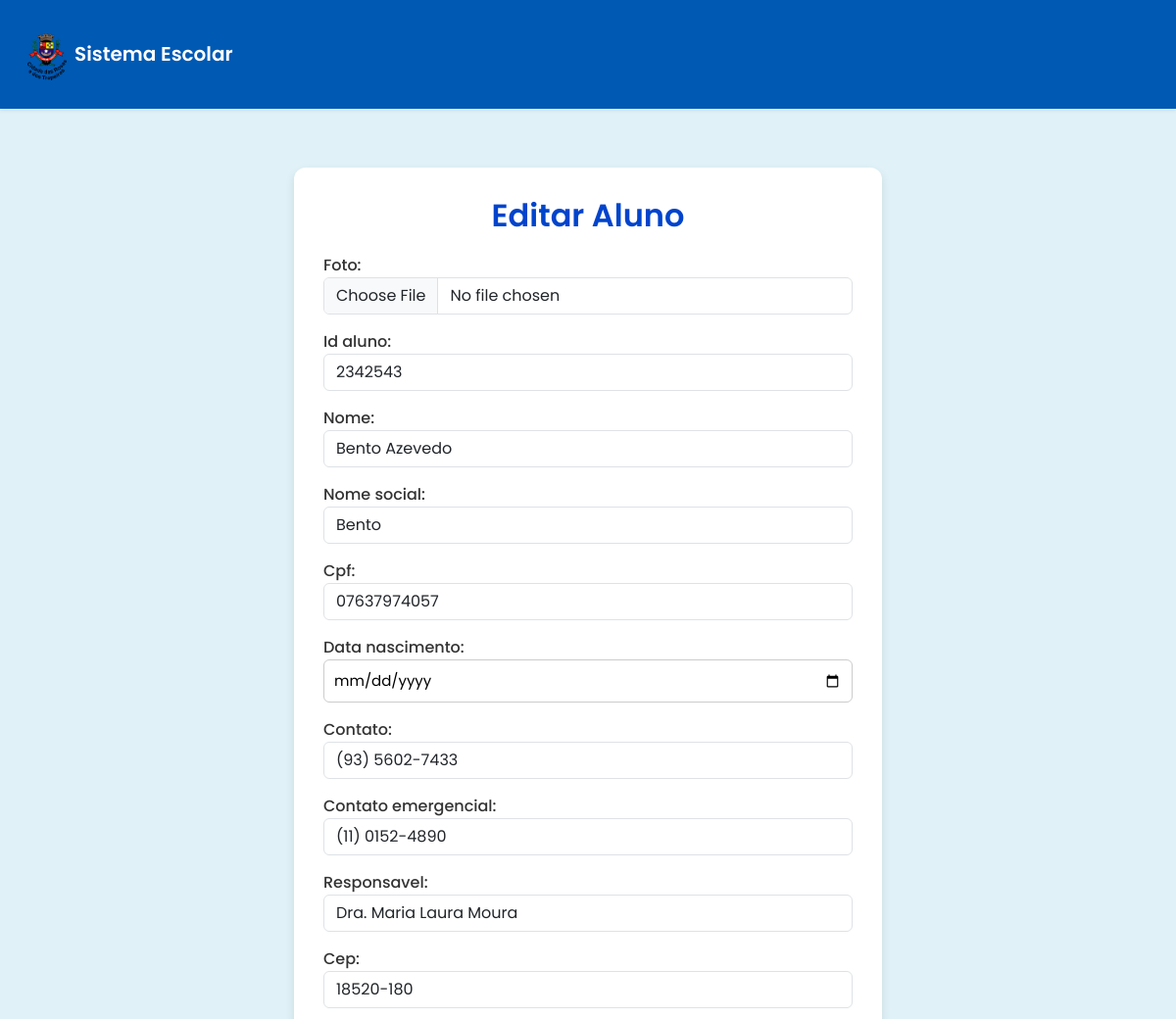
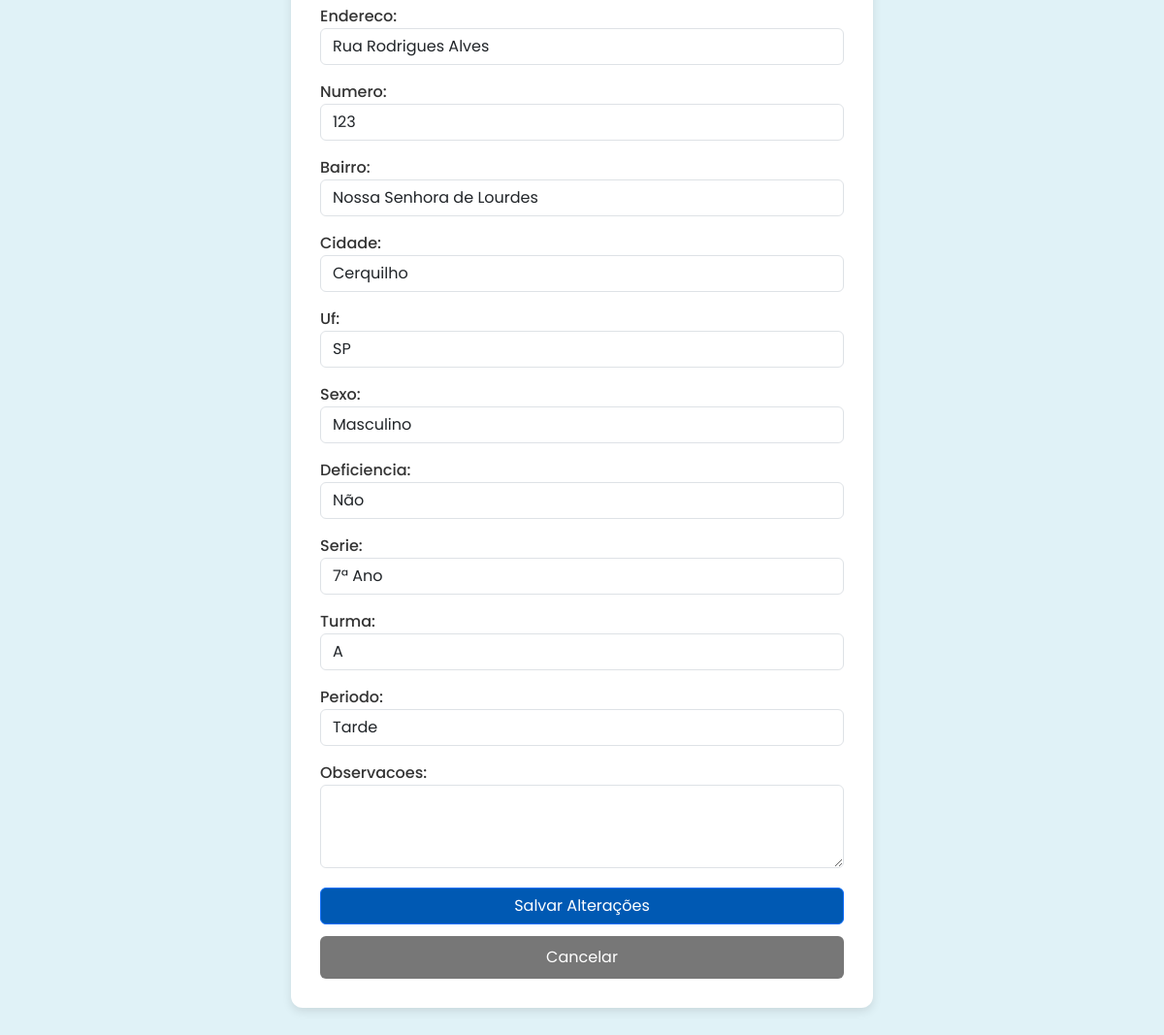
/aluno/editar/2342543/ (signed in), run on the app's committed database (2 pictures, top to bottom).
### Sistema_Alunos/models.py (models this page shows, shortened)
class Aluno(models.Model):
    SERIES_CHOICES = [
        ('1ª Ano', '1ª Ano'),
        ('2ª Ano', '2ª Ano'),
        ('3ª Ano', '3ª Ano'),
        ('4ª Ano', '4ª Ano'),
        ('5ª Ano', '5ª Ano'),
        ('6ª Ano', '6ª Ano'),
        ('7ª Ano', '7ª Ano'),
        ('8ª Ano', '8ª Ano'),
        ('9ª Ano', '9ª Ano'),
    ]
    TURMA_CHOICES = [
        ('A', 'A'),
        ('B', 'B'),
        ('C', 'C'),
    ]
    PERIODO_CHOICES = [
        ('Manhã', 'Manhã'),
        ('Tarde', 'Tarde'),
    ]
    SEXO_CHOICES = [
        ('M', 'Masculino'),
        ('F', 'Feminino'),
        ('NI', 'Prefiro não informar'),
    ]
    DEFICIENCIA_CHOICES = [
        ('S', 'Sim'),
        ('N', 'Não'),
    ]
    foto = models.ImageField(upload_to='fotos/', default='fotos/default_rRsY7nC.png', blank=False)
    id_aluno = models.CharField(max_length=20, unique=True, blank=True, null=True)
    nome = models.CharField(max_length=100)
    nome_social = models.CharField(max_length=100, blank=True, null=True)
    cpf = models.CharField(max_length=14, unique=True, blank=True, null=True)
    data_nascimento = models.DateField(blank=True, null=True)
    contato = models.CharField(max_length=15, blank=True, null=True)
    contato_emergencial = models.CharField(max_length=15, blank=True, null=True)
    responsavel = models.CharField(max_length=100, blank=True, null=True)
    cep = models.CharField(max_length=9, blank=True, null=True)
    endereco = models.CharField(max_length=255, blank=True, null=True)
    numero = models.CharField(max_length=20, blank=True, null=True)
    bairro = models.CharField(max_length=100, blank=True, null=True)
    cidade = models.CharField(max_length=100, blank=True, null=True)
    uf = models.CharField(max_length=2, blank=True, null=True)
    sexo = models.CharField(max_length=2, choices=SEXO_CHOICES, default='NI')
    deficiencia = models.CharField(max_length=1, choices=DEFICIENCIA_CHOICES, default='N')
    deficiencia_qual = models.CharField(max_length=255, blank=True, null=True)
    serie = models.CharField(max_length=10, choices=SERIES_CHOICES)
    turma = models.CharField(max_length=1, choices=TURMA_CHOICES)
    periodo = models.CharField(max_length=10, choices=PERIODO_CHOICES)
    observacoes = models.TextField(blank=True, null=True)

### Sistema_Alunos/views.py (the view)
# urls.py: path('aluno/editar/<str:id_aluno>/', views.editar_aluno, name='editar_aluno'),
@login_required(login_url='login')
@permission_required('Sistema_Alunos.change_aluno', raise_exception=True)
def editar_aluno(request, id_aluno):
    aluno = get_object_or_404(Aluno, id_aluno=id_aluno)
    if request.method == 'POST':
        form = AlunoForm(request.POST, request.FILES, instance=aluno)
        if form.is_valid():
            form.save()
            return redirect('detalhes_aluno', id_aluno=aluno.id_aluno)
    else:
        form = AlunoForm(instance=aluno)
    return render(request, 'editar_aluno.html', {'form': form, 'aluno': aluno})

### Sistema_Alunos/templates/editar_aluno.html (shortened to what this page needs)
{% load static %}
<!DOCTYPE html>
<html lang="pt-br">
<head>
    <link href="https://cdn.jsdelivr.net/npm/bootstrap@5.3.0/dist/css/bootstrap.min.css" rel="stylesheet">
    <link rel="stylesheet" href="https://cdnjs.cloudflare.com/ajax/libs/font-awesome/6.0.0-beta3/css/all.min.css">
</head>
<body>
    <header class="shadow-sm p-3 mb-4">
        <nav class="navbar navbar-expand-lg navbar-dark" style="background-color:#0059B3;">
            <div class="container-fluid">
                <a class="navbar-brand d-flex align-items-center" href="{% url 'index' %}">
                    <img src="{% static 'imagens/brasao3.png' %}" alt="Brasão" width="40" class="me-2">
                    <span>Sistema Escolar</span>
                </a>
            </div>
        </nav>
    </header>
    <div class="container">
        <h2>Editar Aluno</h2>
        <form method="POST" enctype="multipart/form-data" novalidate>
            {% for field in form %}
                <div class="mb-3" id="{% if field.name == 'deficiencia_qual' %}deficiencia_qual_div{% endif %}" {% if field.name == 'deficiencia_qual' %}style="display:none;"{% endif %}>
                    {{ field.label_tag }}
                    {{ field }}
                </div>
            {% endfor %}
            <div class="buttons">
                <button type="submit" class="btn btn-primary">Salvar Alterações</button>
                <a href="{% url 'detalhes_aluno' aluno.id_aluno %}" class="btn-voltar">Cancelar</a>
            </div>
        </form>
    </div>
</body>
</html>

### Sistema_Alunos/templates/editar_aluno.html (style rules this page uses)
body { font-family: 'Poppins', sans-serif; background-color: #E0F2F7; color: #333; }
header { background-color: #0059B3; }
.navbar-brand span { font-weight: 600; color: white; }
.container { max-width: 600px; background: white; padding: 30px; border-radius: 12px; box-shadow: 0 4px 10px rgba(0,0,0,0.1); margin-top: 60px; margin-bottom: 60px; }
h2 { color: #0044cc; text-align: center; margin-bottom: 20px; font-weight: 600; }
label { font-weight: 500; }
input, select, textarea { width: 100%; padding: 10px; border: 1px solid #ccc; border-radius: 6px; font-size: 15px; transition: border-color 0.2s; }
.buttons { display: flex; flex-direction: column; gap: 12px; margin-top: 20px; }
button, .btn-voltar { padding: 10px 20px; font-size: 16px; border-radius: 6px; border: none; cursor: pointer; transition: background 0.3s; }
.btn-primary { background-color: #0059B3; color: white; }
.btn-voltar { background-color: #777; color: white; text-decoration: none; text-align: center; }

### data on the page
Aluno: form "2342543" "Bento Azevedo" "Bento" "07637974057" "(93) 5602-7433" "(11) 0152-4890" "Dra. Maria Laura Moura" "18520-180" "Rua Rodrigues Alves" "123" "Nossa Senhora de Lourdes" "Cerquilho" "SP" "Masculino" "Não" "7ª Ano" "A" "Tarde"

### other printed values
{{ field.label_tag }} "Foto:" "Id aluno:" "Nome:" "Nome social:" "Cpf:" "Data nascimento:" "Contato:" "Contato emergencial:" "Responsavel:" "Cep:" "Endereco:" "Numero:" "Bairro:" "Cidade:" "Uf:" "Sexo:" "Deficiencia:" "Serie:" "Turma:" "Periodo:" "Observacoes:"
